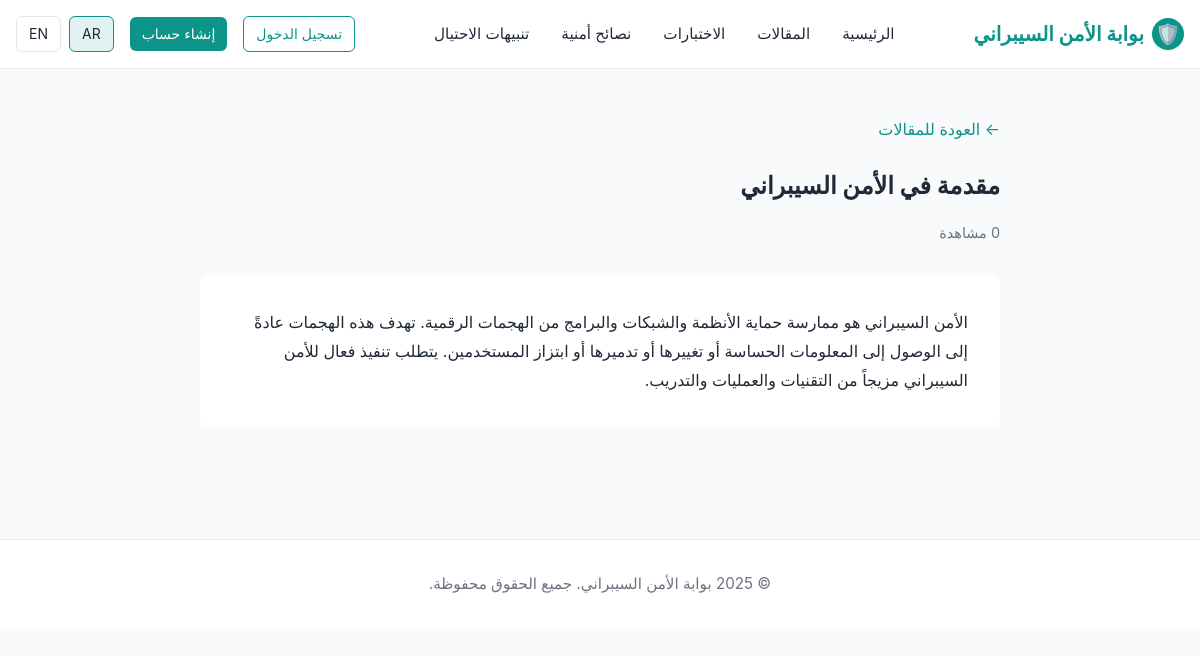
The app's page /article/1 with its own data.
### tables this page shows
CREATE TABLE articles (
            id INTEGER PRIMARY KEY AUTOINCREMENT,
            title_ar TEXT NOT NULL,
            title_en TEXT NOT NULL,
            content_ar TEXT NOT NULL,
            content_en TEXT NOT NULL,
            is_published BOOLEAN NOT NULL DEFAULT 1,
            views INTEGER NOT NULL DEFAULT 0,
            created_at TIMESTAMP NOT NULL DEFAULT CURRENT_TIMESTAMP,
            updated_at TIMESTAMP NOT NULL DEFAULT CURRENT_TIMESTAMP
        );

### app.py (the view)
@app.route('/article/<int:article_id>')
def article_detail(article_id):
    conn = get_db_connection()
    lang = get_current_language()
    article = conn.execute("SELECT * FROM articles WHERE id = ?", (article_id,)).fetchone()
    if not article:
        flash('المقالة غير موجودة.', 'danger')
        return redirect(url_for('articles'))
    conn.execute("UPDATE articles SET views = views + 1 WHERE id = ?", (article_id,))
    conn.commit()
    conn.close()
    return render_template('article_detail.html', article=article, lang=lang)

### app.py (called while the page is built)
@app.before_request
def set_language_on_first_visit():
    if 'language' not in session:
        session['language'] = app.config['DEFAULT_LANGUAGE']

def get_current_language():
    return session.get('language')

### models.py (called while the page is built)
def get_db_connection():
    conn = sqlite3.connect(DATABASE)
    conn.row_factory = sqlite3.Row
    return conn

### templates/article_detail.html (shortened to what this page needs)
{% extends "base.html" %}
{% block content %}
<section class="section container">
    <div style="max-width: 800px; margin: 0 auto;">
        <a href="{{ url_for('articles') }}" style="color: var(--primary-color); text-decoration: none;">← العودة للمقالات</a>
        <h1 style="margin-top: 1.5rem; margin-bottom: 1rem;">
            {% if lang == 'en' %}
                {{ article['title_en'] }}
            {% else %}
                {{ article['title_ar'] }}
            {% endif %}
        </h1>
        <div style="color: var(--text-light); font-size: 0.9rem; margin-bottom: 2rem;">
            {{ article['views'] }} مشاهدة
        </div>
        <div style="background-color: white; padding: 2rem; border-radius: 0.5rem; line-height: 1.8;">
            {% if lang == 'en' %}
                {{ article['content_en'] }}
            {% else %}
                {{ article['content_ar'] }}
            {% endif %}
        </div>
    </div>
</section>
{% endblock %}

### static/css/style.css (style rules this page uses)
:root { --primary-color: #0d9488; --primary-light: #e0f2f1; --secondary-color: #1f2937; --text-dark: #1f2937; --text-light: #6b7280; --border-color: #e5e7eb; --success-color: #10b981; --danger-color: #ef4444; --warning-color: #f59e0b; }
* { margin: 0; padding: 0; box-sizing: border-box; }
html, body { font-family: -apple-system, BlinkMacSystemFont, 'Segoe UI', Roboto, 'Helvetica Neue', Arial, sans-serif; direction: rtl; text-align: right; }
body { background-color: #f9fafb; color: var(--text-dark); line-height: 1.6; }
.container { max-width: 1200px; margin: 0 auto; padding: 0 1rem; }
.section { padding: 3rem 0; }

### records on screen
articles: title_ar "مقدمة في الأمن السيبراني", content_ar "الأمن السيبراني هو ممارسة حماية الأنظمة والشبكات والبرامج من الهجمات الرقمية. تهدف هذه الهجمات عادةً إلى الوصول إلى المعلومات الحساسة أو تغييرها أو تدميرها أو ابتزاز المستخدمين. يتطلب تنفيذ فعال للأمن السيبراني مزيجاً من التقنيات والعمليات والتدريب."
